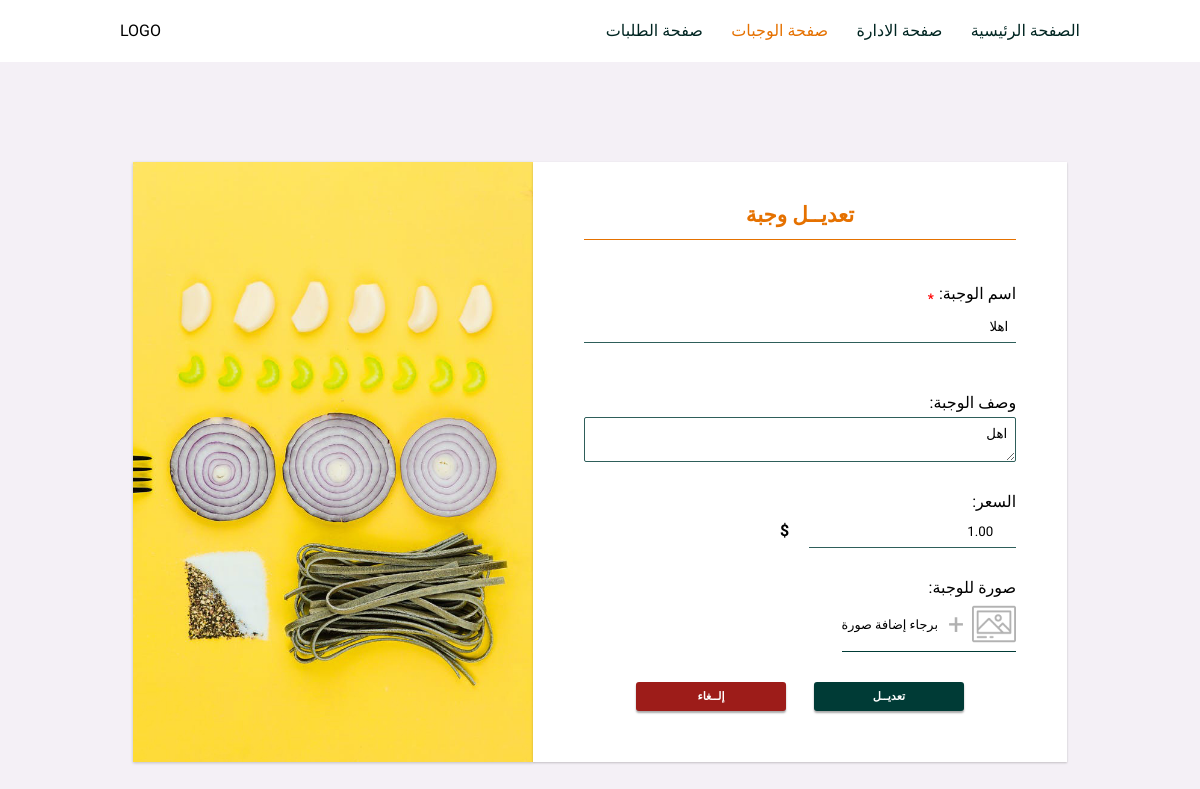
The page /admin/meals/update/1 on the database as committed earlier.
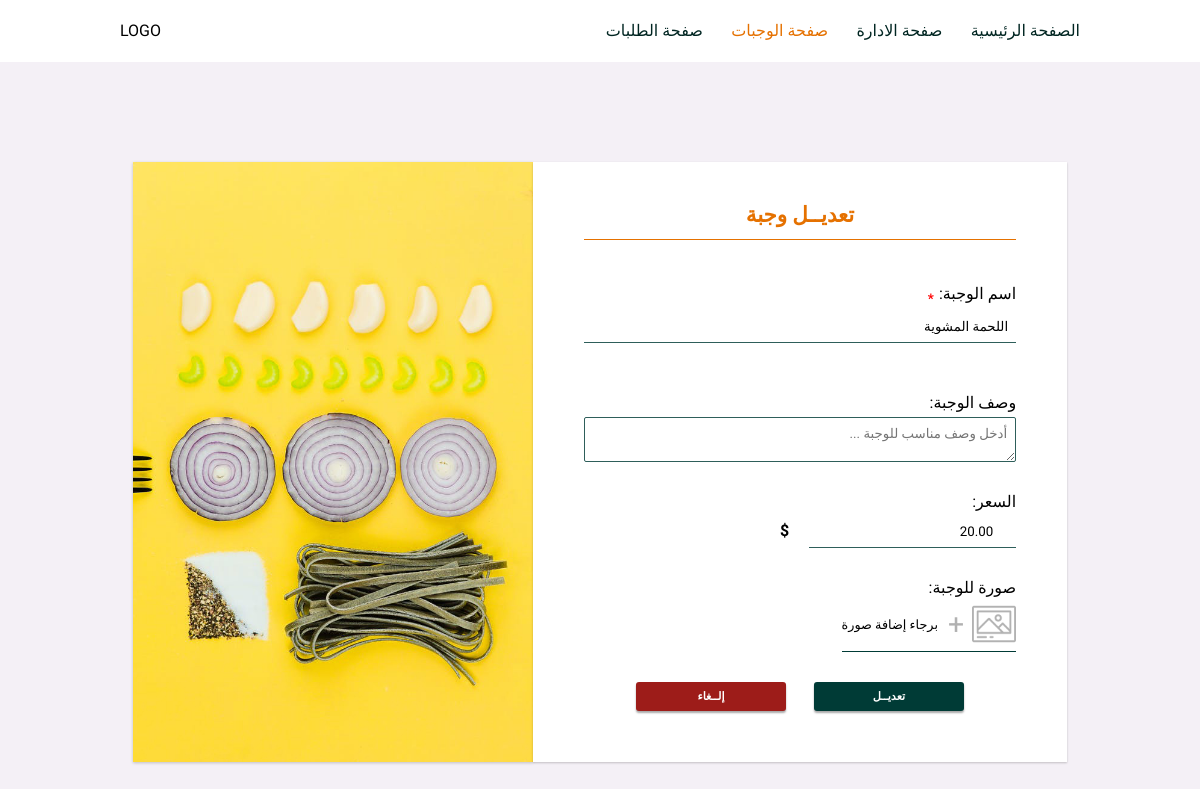
The same page on the database as committed later.
### main.py (models this page shows)
class Meals(db.Model):
    id = db.Column(db.Integer, primary_key=True, autoincrement=True)
    name = db.Column(db.String(50), nullable=False)
    desc = db.Column(db.Text)
    price = db.Column(db.Numeric(10, 2))
    requests = db.relationship('Requests', backref='meal')
    photo_id = db.Column(db.Integer, db.ForeignKey('photos.id'))

### main.py (the view)
@app.route('/admin/meals/update/<int:id>', methods=['GET', 'POST'])
def update_meal(id):
    if request.method == 'POST':
        try:
            url_photo = upload_file()
            if url_photo != default_photo_url:
                meal = o.get_meal_by_id(id)
                photo_id = meal.photo.id
                last_url = o.get_url_photo_by_id(photo_id)
                if path.exists(last_url):
                    remove(last_url)
                o.update_photo(id=photo_id, url=url_photo)
            o.update_meal(id=id, name=request.form['mealName'], desc=request.form['mealDesc'],
                          price=request.form['price'])
            return redirect(url_for('show_meals_for_admin'))
        except:
            return redirect(request.url)
    elif request.method == 'GET':
        context = o.get_meal_by_id(id)
        return render_template('update-meal.html', meal=context)

### main.py (called while the page is built)
    def get_meal_by_id(self, id):
        return Meals.query.get(id)

### templates/update-meal.html (shortened to what this page needs)
<!DOCTYPE html>
<html lang="ar">
  <head>
    <link
      href="{{ url_for('static', filename='style/style.css') }}"
      rel="stylesheet"
    />
  </head>
  <body>
    <div id="update-meal">
      <header id="header">
        <p>LOGO</p>
        <nav class="header-nav">
          <a href="/">الصفحة الرئيسية</a>
          <a href="/admin">صفحة الادارة</a>
          <a class="header-active" href="/admin/meals">صفحة الوجبات</a>
          <a href="/admin/requests">صفحة الطلبات</a>
        </nav>
      </header>
      <main class="main-container">
        <div>
          <div class="main-form-image">
            <img src="/static/images/assets/add-meal-1.jpg" alt="form image" />
          </div>
          <form
            id="update-meal-form"
            class="main-form"
            action="{{url_for('update_meal',id=meal.id)}}"
            method="POST"
            enctype="multipart/form-data"
          >
            <p class="form-header">تعديــل وجبة</p>
            <div class="input-container">
              <label html="mealName"
                ><sub class="required">*</sub>:اسم الوجبة
              </label>
              <input
                type="text"
                name="mealName"
                id="mealName"
                value="{{ meal.name }}"
                placeholder="... أدخل اسم الوجبة"
              />
            </div>
            <div class="input-container">
              <label html="mealDesc"> :وصف الوجبة </label>
              <textarea
                name="mealDesc"
                id="mealDesc"
                placeholder="... أدخل وصف مناسب للوجبة"
                >{{ meal.desc }}</textarea
              >
            </div>
            <div class="input-container">
              <label html="price"> :السعر </label>
              <div>
                <span class="dollar-sign">$</span>
                <input
                  type="number"
                  name="price"
                  id="price"
                  value="{{ meal.price }}"
                  min="1"
                />
              </div>
            </div>
            <div class="input-container input-container-image">
              <label for="mealImage">:صورة للوجبة </label>
              <label for="mealImage" class="meal-image">
                <span id="mealImageName">برجاء إضافة صورة</span>
                <span id="meal-image-plus" class="plus">+ </span>
                <img src="/static/images/assets/image.png" alt="image logo" />
              </label>
            </div>
            <div>
              <a
                class="update-meal-cancel form-btn"
                href="{{ url_for('show_meals_for_admin') }}"
                >إلــغاء</a
              >
              <input
                type="submit"
                name="update-meal-submit"
                id="update-meal-submit"
                class="update-meal-submit form-btn"
                value="تعديــل"
              />
            </div>
          </form>
        </div>
      </main>
    </div>
  </body>
</html>

Rows that differ between the two databases and show on the page:
changed Meals: mealName "اهلا" → "اللحمة المشوية"; price "1.00" → "20.00"; mealDesc "اهل" → (not shown)
